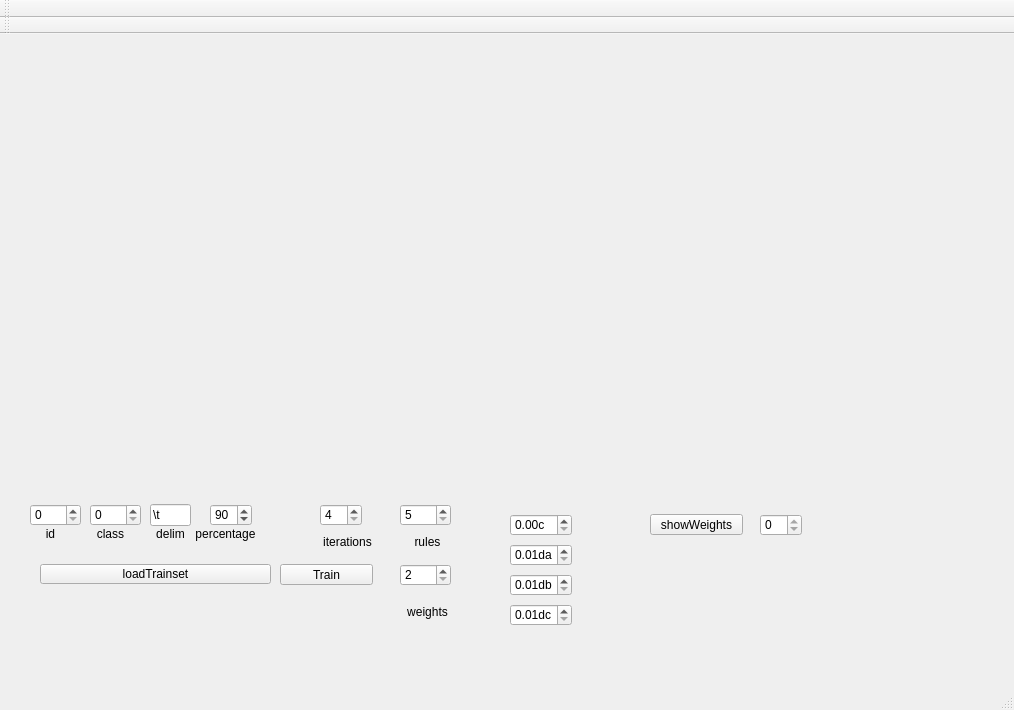
<?xml version="1.0" encoding="UTF-8"?>
<ui version="4.0">
 <class>MainWindow</class>
 <widget class="QMainWindow" name="MainWindow">
  <property name="geometry">
   <rect>
    <x>0</x>
    <y>0</y>
    <width>1014</width>
    <height>710</height>
   </rect>
  </property>
  <property name="windowTitle">
   <string>MainWindow</string>
  </property>
  <widget class="QWidget" name="centralWidget">
   <widget class="QToolButton" name="toolButton">
    <property name="geometry">
     <rect>
      <x>40</x>
      <y>530</y>
      <width>231</width>
      <height>20</height>
     </rect>
    </property>
    <property name="text">
     <string>loadTrainset</string>
    </property>
   </widget>
   <widget class="QPushButton" name="pushButton">
    <property name="geometry">
     <rect>
      <x>280</x>
      <y>530</y>
      <width>93</width>
      <height>21</height>
     </rect>
    </property>
    <property name="text">
     <string>Train</string>
    </property>
   </widget>
   <widget class="QSpinBox" name="spinRules">
    <property name="geometry">
     <rect>
      <x>400</x>
      <y>470</y>
      <width>51</width>
      <height>22</height>
     </rect>
    </property>
    <property name="sizePolicy">
     <sizepolicy hsizetype="Minimum" vsizetype="Fixed">
      <horstretch>0</horstretch>
      <verstretch>0</verstretch>
     </sizepolicy>
    </property>
    <property name="minimum">
     <number>5</number>
    </property>
    <property name="maximum">
     <number>80</number>
    </property>
    <property name="value">
     <number>5</number>
    </property>
   </widget>
   <widget class="QPushButton" name="pushButton_2">
    <property name="geometry">
     <rect>
      <x>650</x>
      <y>480</y>
      <width>93</width>
      <height>21</height>
     </rect>
    </property>
    <property name="text">
     <string>showWeights</string>
    </property>
   </widget>
   <widget class="QLabel" name="label">
    <property name="geometry">
     <rect>
      <x>400</x>
      <y>500</y>
      <width>55</width>
      <height>16</height>
     </rect>
    </property>
    <property name="text">
     <string>rules</string>
    </property>
    <property name="textFormat">
     <enum>Qt::AutoText</enum>
    </property>
    <property name="alignment">
     <set>Qt::AlignCenter</set>
    </property>
   </widget>
   <widget class="QDoubleSpinBox" name="doubleDa">
    <property name="geometry">
     <rect>
      <x>510</x>
      <y>510</y>
      <width>62</width>
      <height>22</height>
     </rect>
    </property>
    <property name="suffix">
     <string>da</string>
    </property>
    <property name="minimum">
     <double>0.010000000000000</double>
    </property>
    <property name="maximum">
     <double>1.990000000000000</double>
    </property>
    <property name="singleStep">
     <double>0.010000000000000</double>
    </property>
   </widget>
   <widget class="QDoubleSpinBox" name="doubleDb">
    <property name="geometry">
     <rect>
      <x>510</x>
      <y>540</y>
      <width>62</width>
      <height>22</height>
     </rect>
    </property>
    <property name="suffix">
     <string>db</string>
    </property>
    <property name="minimum">
     <double>0.010000000000000</double>
    </property>
    <property name="maximum">
     <double>1.990000000000000</double>
    </property>
    <property name="singleStep">
     <double>0.010000000000000</double>
    </property>
   </widget>
   <widget class="QDoubleSpinBox" name="doubleDc">
    <property name="geometry">
     <rect>
      <x>510</x>
      <y>570</y>
      <width>62</width>
      <height>22</height>
     </rect>
    </property>
    <property name="suffix">
     <string>dc</string>
    </property>
    <property name="minimum">
     <double>0.010000000000000</double>
    </property>
    <property name="maximum">
     <double>1.990000000000000</double>
    </property>
    <property name="singleStep">
     <double>0.010000000000000</double>
    </property>
   </widget>
   <widget class="QSpinBox" name="spinWeights">
    <property name="geometry">
     <rect>
      <x>400</x>
      <y>530</y>
      <width>51</width>
      <height>22</height>
     </rect>
    </property>
    <property name="sizePolicy">
     <sizepolicy hsizetype="Minimum" vsizetype="Fixed">
      <horstretch>0</horstretch>
      <verstretch>0</verstretch>
     </sizepolicy>
    </property>
    <property name="minimum">
     <number>2</number>
    </property>
    <property name="maximum">
     <number>80</number>
    </property>
    <property name="value">
     <number>2</number>
    </property>
   </widget>
   <widget class="QLabel" name="label_2">
    <property name="geometry">
     <rect>
      <x>400</x>
      <y>570</y>
      <width>55</width>
      <height>16</height>
     </rect>
    </property>
    <property name="text">
     <string>weights</string>
    </property>
    <property name="textFormat">
     <enum>Qt::AutoText</enum>
    </property>
    <property name="alignment">
     <set>Qt::AlignCenter</set>
    </property>
   </widget>
   <widget class="QDoubleSpinBox" name="doubleDa_2">
    <property name="geometry">
     <rect>
      <x>510</x>
      <y>480</y>
      <width>62</width>
      <height>22</height>
     </rect>
    </property>
    <property name="suffix">
     <string>c</string>
    </property>
    <property name="minimum">
     <double>0.000000000000000</double>
    </property>
    <property name="maximum">
     <double>1.990000000000000</double>
    </property>
    <property name="singleStep">
     <double>0.050000000000000</double>
    </property>
    <property name="value">
     <double>0.000000000000000</double>
    </property>
   </widget>
   <widget class="QCustomPlot" name="widget" native="true">
    <property name="geometry">
     <rect>
      <x>19</x>
      <y>19</y>
      <width>911</width>
      <height>431</height>
     </rect>
    </property>
   </widget>
   <widget class="QSpinBox" name="spinShowWeight">
    <property name="geometry">
     <rect>
      <x>760</x>
      <y>480</y>
      <width>42</width>
      <height>22</height>
     </rect>
    </property>
    <property name="maximum">
     <number>0</number>
    </property>
   </widget>
   <widget class="QSpinBox" name="spinBox">
    <property name="geometry">
     <rect>
      <x>320</x>
      <y>470</y>
      <width>42</width>
      <height>22</height>
     </rect>
    </property>
    <property name="minimum">
     <number>4</number>
    </property>
    <property name="maximum">
     <number>500</number>
    </property>
   </widget>
   <widget class="QLabel" name="label_3">
    <property name="geometry">
     <rect>
      <x>320</x>
      <y>500</y>
      <width>55</width>
      <height>16</height>
     </rect>
    </property>
    <property name="text">
     <string>iterations</string>
    </property>
    <property name="textFormat">
     <enum>Qt::AutoText</enum>
    </property>
    <property name="alignment">
     <set>Qt::AlignCenter</set>
    </property>
   </widget>
   <widget class="QSpinBox" name="spinPercentage">
    <property name="geometry">
     <rect>
      <x>210</x>
      <y>470</y>
      <width>42</width>
      <height>22</height>
     </rect>
    </property>
    <property name="minimum">
     <number>1</number>
    </property>
    <property name="maximum">
     <number>99</number>
    </property>
    <property name="value">
     <number>90</number>
    </property>
   </widget>
   <widget class="QLabel" name="label_4">
    <property name="geometry">
     <rect>
      <x>190</x>
      <y>490</y>
      <width>71</width>
      <height>20</height>
     </rect>
    </property>
    <property name="text">
     <string>percentage</string>
    </property>
    <property name="textFormat">
     <enum>Qt::AutoText</enum>
    </property>
    <property name="alignment">
     <set>Qt::AlignCenter</set>
    </property>
   </widget>
   <widget class="QLineEdit" name="lineEdit">
    <property name="geometry">
     <rect>
      <x>150</x>
      <y>470</y>
      <width>41</width>
      <height>22</height>
     </rect>
    </property>
    <property name="text">
     <string>\t</string>
    </property>
   </widget>
   <widget class="QLabel" name="label_5">
    <property name="geometry">
     <rect>
      <x>150</x>
      <y>490</y>
      <width>41</width>
      <height>20</height>
     </rect>
    </property>
    <property name="text">
     <string>delim</string>
    </property>
    <property name="textFormat">
     <enum>Qt::AutoText</enum>
    </property>
    <property name="alignment">
     <set>Qt::AlignCenter</set>
    </property>
   </widget>
   <widget class="QSpinBox" name="positOfClass">
    <property name="geometry">
     <rect>
      <x>90</x>
      <y>470</y>
      <width>51</width>
      <height>22</height>
     </rect>
    </property>
    <property name="sizePolicy">
     <sizepolicy hsizetype="Minimum" vsizetype="Fixed">
      <horstretch>0</horstretch>
      <verstretch>0</verstretch>
     </sizepolicy>
    </property>
    <property name="minimum">
     <number>0</number>
    </property>
    <property name="maximum">
     <number>80</number>
    </property>
   </widget>
   <widget class="QSpinBox" name="redundant">
    <property name="geometry">
     <rect>
      <x>30</x>
      <y>470</y>
      <width>51</width>
      <height>22</height>
     </rect>
    </property>
    <property name="sizePolicy">
     <sizepolicy hsizetype="Minimum" vsizetype="Fixed">
      <horstretch>0</horstretch>
      <verstretch>0</verstretch>
     </sizepolicy>
    </property>
    <property name="minimum">
     <number>0</number>
    </property>
    <property name="maximum">
     <number>80</number>
    </property>
   </widget>
   <widget class="QLabel" name="label_6">
    <property name="geometry">
     <rect>
      <x>90</x>
      <y>490</y>
      <width>41</width>
      <height>20</height>
     </rect>
    </property>
    <property name="text">
     <string>class</string>
    </property>
    <property name="textFormat">
     <enum>Qt::AutoText</enum>
    </property>
    <property name="alignment">
     <set>Qt::AlignCenter</set>
    </property>
   </widget>
   <widget class="QLabel" name="label_7">
    <property name="geometry">
     <rect>
      <x>30</x>
      <y>490</y>
      <width>41</width>
      <height>20</height>
     </rect>
    </property>
    <property name="text">
     <string>id</string>
    </property>
    <property name="textFormat">
     <enum>Qt::AutoText</enum>
    </property>
    <property name="alignment">
     <set>Qt::AlignCenter</set>
    </property>
   </widget>
  </widget>
  <widget class="QMenuBar" name="menuBar">
   <property name="geometry">
    <rect>
     <x>0</x>
     <y>0</y>
     <width>1014</width>
     <height>26</height>
    </rect>
   </property>
  </widget>
  <widget class="QToolBar" name="mainToolBar">
   <attribute name="toolBarArea">
    <enum>TopToolBarArea</enum>
   </attribute>
   <attribute name="toolBarBreak">
    <bool>false</bool>
   </attribute>
  </widget>
  <widget class="QStatusBar" name="statusBar"/>
  <widget class="QToolBar" name="toolBar">
   <property name="windowTitle">
    <string>toolBar</string>
   </property>
   <attribute name="toolBarArea">
    <enum>TopToolBarArea</enum>
   </attribute>
   <attribute name="toolBarBreak">
    <bool>true</bool>
   </attribute>
  </widget>
  <action name="actionLoadFile">
   <property name="text">
    <string>loadFile</string>
   </property>
  </action>
 </widget>
 <layoutdefault spacing="6" margin="11"/>
 <customwidgets>
  <customwidget>
   <class>QCustomPlot</class>
   <extends>QWidget</extends>
   <header>qcustomplot.h</header>
   <container>1</container>
  </customwidget>
 </customwidgets>
 <resources/>
 <connections/>
</ui>
